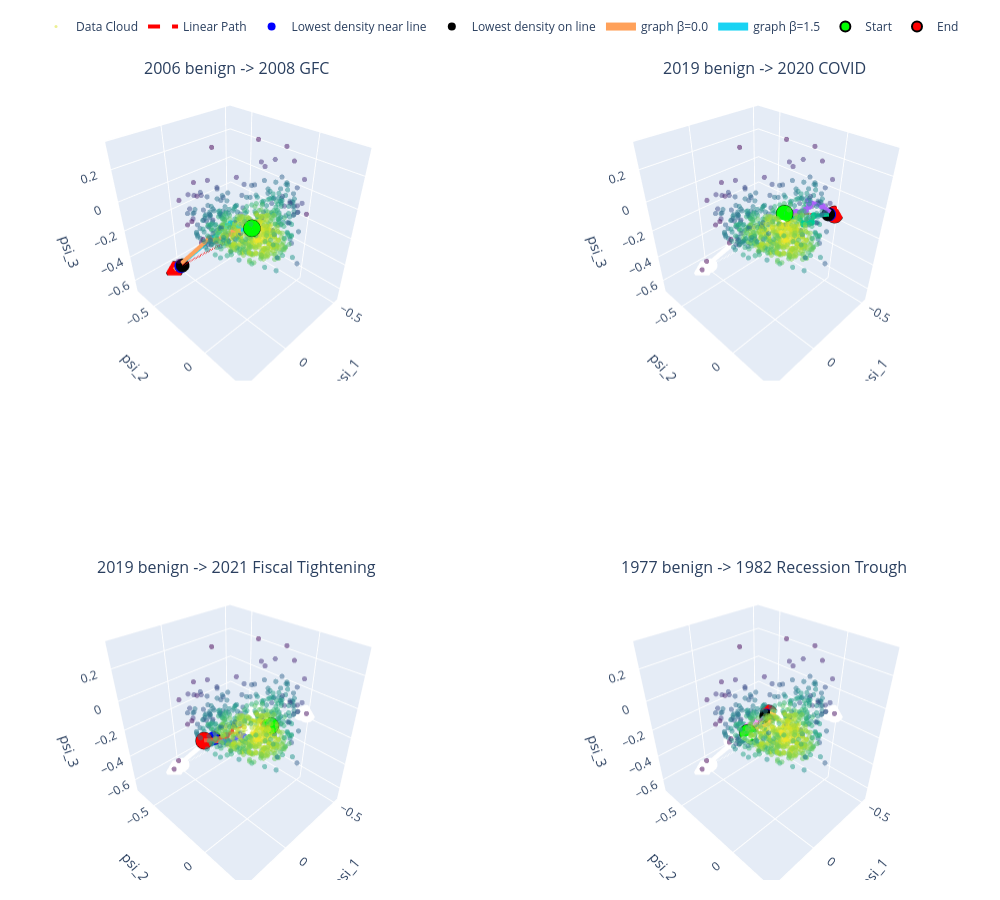

The code cell stored with this chart in its notebook:
### Markdown cell above
These results don't change things dramatically compared to the standard linear density function. The weighted path on average seems to have a higher density, but the minimum density along the path is actually smaller than the minimum density along the straight path. Each point is moved towards the weighted average of its neighbours, this can drag the point into an even lower density region, however on average this doesn't seem to happen. 

I also didn't expect to see the lines to look the way they do; I expected them to look closer to the garph paths. I think this metric seems a bit useless and I will not be using it going farward.

### Code cell
import numpy as np
import plotly.graph_objects as go
from plotly.subplots import make_subplots

betas = [0.0, 1.5]

# 1. Update specs to 2x2 grid with 3D scenes
specs = [[{'type': 'scene'}, {'type': 'scene'}], 
         [{'type': 'scene'}, {'type': 'scene'}]]

fig = make_subplots(
    rows=2, 
    cols=2, 
    subplot_titles=list(pairs.keys())[:4], # Safely grabs up to 4 titles
    specs=specs
)

for idx, (name, (s, e)) in enumerate(pairs.items()):
    if idx >= 4:  # Stop after 4 subplots to prevent index overflow in 2x2
        break
        
    # Calculate 1-based row and column coordinates
    row_idx = (idx // 2) + 1
    col_idx = (idx % 2) + 1
    
    # Only show legend items for the very first plot (idx == 0) to prevent clutter
    is_first = (idx == 0)

    # --- Data Cloud ---
    fig.add_trace(go.Scatter3d(
        x=Psi[:, 0], y=Psi[:, 1], z=Psi[:, 2], mode='markers', 
        marker=dict(size=3, color=-V, colorscale='Viridis', opacity=0.5, showscale=False), 
        name='Data Cloud', legendgroup='Data Cloud', showlegend=is_first
    ), row=row_idx, col=col_idx)
    
    # --- Linear Path ---
    lin = np.linspace(Psi[s], Psi[e], 40)
    rho_min, rho_mean, idx_min, nn_dist = lin_interior_min_mean(s, e, h_dens, scale, n=n_grid)
    
    fig.add_trace(go.Scatter3d(
        x=lin[:, 0], y=lin[:, 1], z=lin[:, 2], mode='lines', 
        line=dict(color='red', width=4, dash='dash'),
        name='Linear Path', legendgroup='Linear Path', showlegend=is_first
    ), row=row_idx, col=col_idx)
    
    # --- Nearest / Interior points ---
    fig.add_trace(go.Scatter3d(
        x=[lin[nn_idx+1, 0]], y=[lin[nn_idx+1, 1]], z=[lin[nn_idx+1, 2]], mode='markers', 
        marker=dict(size=8, color='blue'), name='Lowest density near line',
        legendgroup='Lowest density near line', showlegend=is_first
    ), row=row_idx, col=col_idx)
    
    fig.add_trace(go.Scatter3d(
        x=[lin[lin_idx+1, 0]], y=[lin[lin_idx+1, 1]], z=[lin[lin_idx+1, 2]], mode='markers', 
        marker=dict(size=8, color='black'), name='Lowest density on line', 
        legendgroup='Lowest density on line', showlegend=is_first
    ), row=row_idx, col=col_idx)
    
    # --- Graph Paths for different Betas ---
    for beta in betas:
        p = graph_path(A_dist_sym, beta, V, s, e)
        P = Psi[p]
        fig.add_trace(go.Scatter3d(
            x=P[:, 0], y=P[:, 1], z=P[:, 2], mode='lines+markers', marker=dict(size=4), line=dict(width=8),
            name=f"graph β={beta}", legendgroup=f"graph β={beta}", showlegend=is_first
        ), row=row_idx, col=col_idx)
        
    # --- Start / End Markers ---
    fig.add_trace(go.Scatter3d(
        x=[Psi[s, 0]], y=[Psi[s, 1]], z=[Psi[s, 2]], mode='markers', 
        marker=dict(size=10, color='lime', line=dict(color='black', width=2)),
        name='Start', legendgroup='Start', showlegend=is_first
    ), row=row_idx, col=col_idx)
    
    fig.add_trace(go.Scatter3d(
        x=[Psi[e, 0]], y=[Psi[e, 1]], z=[Psi[e, 2]], mode='markers',
        marker=dict(size=10, color='red', line=dict(color='black', width=2)),
        name='End', legendgroup='End', showlegend=is_first
    ), row=row_idx, col=col_idx)

    # --- Scene Axes Titles ---
    fig.update_scenes(
        xaxis_title=r'psi_1', yaxis_title='psi_2', zaxis_title=r'psi_3', 
        row=row_idx, col=col_idx
    )

# Adjust dimensions nicely for a 2x2 grid
fig.update_layout(
    height=900, 
    width=1000, 
    margin=dict(l=20, r=20, t=50, b=20), 
    legend=dict(orientation="h", yanchor="bottom", y=1.05, xanchor="center", x=0.5)
)

fig.show()

### Figure 1 — Plotly figure (JSON) as saved in the notebook; plotly's stock layout.template omitted (floating-point values rounded to 4 significant figures; data arrays with more than 128 entries replaced by an {"elided": "..."} marker saying what was removed)
{"data": [{"legendgroup": "Data Cloud", "marker": {"color": {"elided": "743 float values"}, "colorscale": [[0, "#440154"], [0.1111, "#482878"], [0.2222, "#3e4989"], [0.3333, "#31688e"], [0.4444, "#26828e"], [0.5556, "#1f9e89"], [0.6667, "#35b779"], [0.7778, "#6ece58"], [0.8889, "#b5de2b"], [1, "#fde725"]], "opacity": 0.5, "showscale": false, "size": 3}, "mode": "markers", "name": "Data Cloud", "scene": "scene", "showlegend": true, "type": "scatter3d", "x": {"elided": "743 float values"}, "y": {"elided": "743 float values"}, "z": {"elided": "743 float values"}}, {"legendgroup": "Linear Path", "line": {"color": "red", "dash": "dash", "width": 4}, "mode": "lines", "name": "Linear Path", "scene": "scene", "showlegend": true, "type": "scatter3d", "x": [0.07678, 0.07623, 0.07568, 0.07513, 0.07458, 0.07403, 0.07348, 0.07293, 0.07238, 0.07183, 0.07128, 0.07073, 0.07018, 0.06963, 0.06908, 0.06853, 0.06798, 0.06743, 0.06688, 0.06633, 0.06578, 0.06523, 0.06468, 0.06413, 0.06358, 0.06303, 0.06248, 0.06193, 0.06138, 0.06083, 0.06027, 0.05972, 0.05917, 0.05862, 0.05807, 0.05752, 0.05697, 0.05642, 0.05587, 0.05532], "y": [0.08458, 0.06537, 0.04615, 0.02694, 0.007725, -0.01149, -0.0307, -0.04992, -0.06913, -0.08835, -0.1076, -0.1268, -0.146, -0.1652, -0.1844, -0.2036, -0.2228, -0.2421, -0.2613, -0.2805, -0.2997, -0.3189, -0.3381, -0.3573, -0.3766, -0.3958, -0.415, -0.4342, -0.4534, -0.4726, -0.4919, -0.5111, -0.5303, -0.5495, -0.5687, -0.5879, -0.6071, -0.6264, -0.6456, -0.6648], "z": [0.07255, 0.05357, 0.0346, 0.01562, -0.00336, -0.02234, -0.04132, -0.06029, -0.07927, -0.09825, -0.1172, -0.1362, -0.1552, -0.1742, -0.1931, -0.2121, -0.2311, -0.2501, -0.2691, -0.288, -0.307, -0.326, -0.345, -0.3639, -0.3829, -0.4019, -0.4209, -0.4399, -0.4588, -0.4778, -0.4968, -0.5158, -0.5347, -0.5537, -0.5727, -0.5917, -0.6107, -0.6296, -0.6486, -0.6676]}, {"legendgroup": "Lowest density near line", "marker": {"color": "blue", "size": 8}, "mode": "markers", "name": "Lowest density near line", "scene": "scene", "showlegend": true, "type": "scatter3d", "x": [0.05807], "y": [-0.5687], "z": [-0.5727]}, {"legendgroup": "Lowest density on line", "marker": {"color": "black", "size": 8}, "mode": "markers", "name": "Lowest density on line", "scene": "scene", "showlegend": true, "type": "scatter3d", "x": [0.05862], "y": [-0.5495], "z": [-0.5537]}, {"legendgroup": "graph β=0.0", "line": {"width": 8}, "marker": {"size": 4}, "mode": "lines+markers", "name": "graph β=0.0", "scene": "scene", "showlegend": true, "type": "scatter3d", "x": [0.07678, 0.07918, 0.1074, 0.1087, 0.0971, 0.1135, 0.07117, 0.05532], "y": [0.08458, 0.03667, -0.004148, -0.01478, -0.07499, -0.1343, -0.2402, -0.6648], "z": [0.07255, 0.03653, 0.02443, 0.003866, -0.04186, -0.0987, -0.1639, -0.6676]}, {"legendgroup": "graph β=1.5", "line": {"width": 8}, "marker": {"size": 4}, "mode": "lines+markers", "name": "graph β=1.5", "scene": "scene", "showlegend": true, "type": "scatter3d", "x": [0.07678, 0.07918, 0.05272, 0.05204, 0.03027, -0.01491, -0.03968, 0.05532], "y": [0.08458, 0.03667, 0.01513, -0.02145, -0.0674, -0.1516, -0.2161, -0.6648], "z": [0.07255, 0.03653, 0.02773, 0.001426, -0.01474, -0.05841, -0.121, -0.6676]}, {"legendgroup": "Start", "marker": {"color": "lime", "line": {"color": "black", "width": 2}, "size": 10}, "mode": "markers", "name": "Start", "scene": "scene", "showlegend": true, "type": "scatter3d", "x": [0.07678], "y": [0.08458], "z": [0.07255]}, {"legendgroup": "End", "marker": {"color": "red", "line": {"color": "black", "width": 2}, "size": 10}, "mode": "markers", "name": "End", "scene": "scene", "showlegend": true, "type": "scatter3d", "x": [0.05532], "y": [-0.6648], "z": [-0.6676]}, {"legendgroup": "Data Cloud", "marker": {"color": {"elided": "743 float values"}, "colorscale": [[0, "#440154"], [0.1111, "#482878"], [0.2222, "#3e4989"], [0.3333, "#31688e"], [0.4444, "#26828e"], [0.5556, "#1f9e89"], [0.6667, "#35b779"], [0.7778, "#6ece58"], [0.8889, "#b5de2b"], [1, "#fde725"]], "opacity": 0.5, "showscale": false, "size": 3}, "mode": "markers", "name": "Data Cloud", "scene": "scene2", "showlegend": false, "type": "scatter3d", "x": {"elided": "743 float values"}, "y": {"elided": "743 float values"}, "z": {"elided": "743 float values"}}, {"legendgroup": "Linear Path", "line": {"color": "red", "dash": "dash", "width": 4}, "mode": "lines", "name": "Linear Path", "scene": "scene2", "showlegend": false, "type": "scatter3d", "x": [-0.02117, -0.03385, -0.04653, -0.05921, -0.0719, -0.08458, -0.09726, -0.1099, -0.1226, -0.1353, -0.148, -0.1607, -0.1734, -0.186, -0.1987, -0.2114, -0.2241, -0.2368, -0.2495, -0.2621, -0.2748, -0.2875, -0.3002, -0.3129, -0.3256, -0.3382, -0.3509, -0.3636, -0.3763, -0.389, -0.4017, -0.4143, -0.427, -0.4397, -0.4524, -0.4651, -0.4778, -0.4904, -0.5031, -0.5158], "y": [0.02393, 0.02332, 0.0227, 0.02209, 0.02147, 0.02086, 0.02024, 0.01963, 0.01901, 0.0184, 0.01778, 0.01717, 0.01655, 0.01594, 0.01532, 0.01471, 0.0141, 0.01348, 0.01287, 0.01225, 0.01164, 0.01102, 0.01041, 0.009792, 0.009177, 0.008562, 0.007947, 0.007333, 0.006718, 0.006103, 0.005488, 0.004873, 0.004259, 0.003644, 0.003029, 0.002414, 0.001799, 0.001185, 0.0005698, -4.502e-05], "z": [0.08256, 0.07642, 0.07029, 0.06415, 0.05801, 0.05188, 0.04574, 0.0396, 0.03347, 0.02733, 0.02119, 0.01506, 0.008919, 0.002782, -0.003355, -0.009492, -0.01563, -0.02177, -0.0279, -0.03404, -0.04018, -0.04631, -0.05245, -0.05859, -0.06472, -0.07086, -0.077, -0.08313, -0.08927, -0.09541, -0.1015, -0.1077, -0.1138, -0.12, -0.1261, -0.1322, -0.1384, -0.1445, -0.1506, -0.1568]}, {"legendgroup": "Lowest density near line", "marker": {"color": "blue", "size": 8}, "mode": "markers", "name": "Lowest density near line", "scene": "scene2", "showlegend": false, "type": "scatter3d", "x": [-0.4524], "y": [0.003029], "z": [-0.1261]}, {"legendgroup": "Lowest density on line", "marker": {"color": "black", "size": 8}, "mode": "markers", "name": "Lowest density on line", "scene": "scene2", "showlegend": false, "type": "scatter3d", "x": [-0.4397], "y": [0.003644], "z": [-0.12]}, {"legendgroup": "graph β=0.0", "line": {"width": 8}, "marker": {"size": 4}, "mode": "lines+markers", "name": "graph β=0.0", "scene": "scene2", "showlegend": false, "type": "scatter3d", "x": [-0.02117, -0.05421, -0.1039, -0.1172, -0.1927, -0.2617, -0.5158], "y": [0.02393, 0.03252, 0.05334, 0.07199, 0.06747, 0.02926, -4.502e-05], "z": [0.08256, 0.04816, 0.03282, -0.002591, -0.03047, -0.03716, -0.1568]}, {"legendgroup": "graph β=1.5", "line": {"width": 8}, "marker": {"size": 4}, "mode": "lines+markers", "name": "graph β=1.5", "scene": "scene2", "showlegend": false, "type": "scatter3d", "x": [-0.02117, -0.07517, -0.1044, -0.1913, -0.2559, -0.287, -0.3405, -0.5158], "y": [0.02393, 0.02666, 0.03035, 0.02249, -0.002671, -0.03766, 0.02488, -4.502e-05], "z": [0.08256, 0.05872, 0.05588, 0.02703, 0.01208, 0.01613, -0.01346, -0.1568]}, {"legendgroup": "Start", "marker": {"color": "lime", "line": {"color": "black", "width": 2}, "size": 10}, "mode": "markers", "name": "Start", "scene": "scene2", "showlegend": false, "type": "scatter3d", "x": [-0.02117], "y": [0.02393], "z": [0.08256]}, {"legendgroup": "End", "marker": {"color": "red", "line": {"color": "black", "width": 2}, "size": 10}, "mode": "markers", "name": "End", "scene": "scene2", "showlegend": false, "type": "scatter3d", "x": [-0.5158], "y": [-4.502e-05], "z": [-0.1568]}, {"legendgroup": "Data Cloud", "marker": {"color": {"elided": "743 float values"}, "colorscale": [[0, "#440154"], [0.1111, "#482878"], [0.2222, "#3e4989"], [0.3333, "#31688e"], [0.4444, "#26828e"], [0.5556, "#1f9e89"], [0.6667, "#35b779"], [0.7778, "#6ece58"], [0.8889, "#b5de2b"], [1, "#fde725"]], "opacity": 0.5, "showscale": false, "size": 3}, "mode": "markers", "name": "Data Cloud", "scene": "scene3", "showlegend": false, "type": "scatter3d", "x": {"elided": "743 float values"}, "y": {"elided": "743 float values"}, "z": {"elided": "743 float values"}}, {"legendgroup": "Linear Path", "line": {"color": "red", "dash": "dash", "width": 4}, "mode": "lines", "name": "Linear Path", "scene": "scene3", "showlegend": false, "type": "scatter3d", "x": [-0.07573, -0.06794, -0.06015, -0.05235, -0.04456, -0.03677, -0.02897, -0.02118, -0.01339, -0.005596, 0.002197, 0.00999, 0.01778, 0.02558, 0.03337, 0.04116, 0.04895, 0.05675, 0.06454, 0.07233, 0.08013, 0.08792, 0.09571, 0.1035, 0.1113, 0.1191, 0.1269, 0.1347, 0.1425, 0.1503, 0.1581, 0.1658, 0.1736, 0.1814, 0.1892, 0.197, 0.2048, 0.2126, 0.2204, 0.2282], "y": [0.07191, 0.06774, 0.06357, 0.05941, 0.05524, 0.05107, 0.04691, 0.04274, 0.03857, 0.0344, 0.03024, 0.02607, 0.0219, 0.01773, 0.01357, 0.0094, 0.005233, 0.001066, -0.003101, -0.007269, -0.01144, -0.0156, -0.01977, -0.02394, -0.0281, -0.03227, -0.03644, -0.04061, -0.04477, -0.04894, -0.05311, -0.05727, -0.06144, -0.06561, -0.06978, -0.07394, -0.07811, -0.08228, -0.08645, -0.09061], "z": [0.002409, 0.001904, 0.001399, 0.0008948, 0.00039, -0.0001147, -0.0006194, -0.001124, -0.001629, -0.002134, -0.002638, -0.003143, -0.003648, -0.004152, -0.004657, -0.005162, -0.005667, -0.006171, -0.006676, -0.007181, -0.007686, -0.00819, -0.008695, -0.0092, -0.009704, -0.01021, -0.01071, -0.01122, -0.01172, -0.01223, -0.01273, -0.01324, -0.01374, -0.01425, -0.01475, -0.01526, -0.01576, -0.01627, -0.01677, -0.01728]}, {"legendgroup": "Lowest density near line", "marker": {"color": "blue", "size": 8}, "mode": "markers", "name": "Lowest density near line", "scene": "scene3", "showlegend": false, "type": "scatter3d", "x": [0.1892], "y": [-0.06978], "z": [-0.01475]}, {"legendgroup": "Lowest density on line", "marker": {"color": "black", "size": 8}, "mode": "markers", "name": "Lowest density on line", "scene": "scene3", "showlegend": false, "type": "scatter3d", "x": [0.1814], "y": [-0.06561], "z": [-0.01425]}, {"legendgroup": "graph β=0.0", "line": {"width": 8}, "marker": {"size": 4}, "mode": "lines+markers", "name": "graph β=0.0", "scene": "scene3", "showlegend": false, "type": "scatter3d", "x": [-0.07573, -0.05148, -0.01488, 0.01615, 0.0771, 0.1305, 0.1747, 0.2282], "y": [0.07191, 0.02736, 0.008845, 0.02366, 0.0131, -0.03061, -0.04073, -0.09061], "z": [0.002409, 0.005651, 0.002716, -0.009123, -0.01446, -0.05192, -0.01806, -0.01728]}, {"legendgroup": "graph β=1.5", "line": {"width": 8}, "marker": {"size": 4}, "mode": "lines+markers", "name": "graph β=1.5", "scene": "scene3", "showlegend": false, "type": "scatter3d", "x": [-0.07573, -0.05148, -0.003393, 0.03303, 0.05272, 0.1074, 0.1539, 0.2029, 0.2282], "y": [0.07191, 0.02736, 0.02488, 0.041, 0.01513, -0.004148, -0.009855, -0.02993, -0.09061], "z": [0.002409, 0.005651, 0.01519, 0.0238, 0.02773, 0.02443, 0.01608, 0.00604, -0.01728]}, {"legendgroup": "Start", "marker": {"color": "lime", "line": {"color": "black", "width": 2}, "size": 10}, "mode": "markers", "name": "Start", "scene": "scene3", "showlegend": false, "type": "scatter3d", "x": [-0.07573], "y": [0.07191], "z": [0.002409]}, {"legendgroup": "End", "marker": {"color": "red", "line": {"color": "black", "width": 2}, "size": 10}, "mode": "markers", "name": "End", "scene": "scene3", "showlegend": false, "type": "scatter3d", "x": [0.2282], "y": [-0.09061], "z": [-0.01728]}, {"legendgroup": "Data Cloud", "marker": {"color": {"elided": "743 float values"}, "colorscale": [[0, "#440154"], [0.1111, "#482878"], [0.2222, "#3e4989"], [0.3333, "#31688e"], [0.4444, "#26828e"], [0.5556, "#1f9e89"], [0.6667, "#35b779"], [0.7778, "#6ece58"], [0.8889, "#b5de2b"], [1, "#fde725"]], "opacity": 0.5, "showscale": false, "size": 3}, "mode": "markers", "name": "Data Cloud", "scene": "scene4", "showlegend": false, "type": "scatter3d", "x": {"elided": "743 float values"}, "y": {"elided": "743 float values"}, "z": {"elided": "743 float values"}}, {"legendgroup": "Linear Path", "line": {"color": "red", "dash": "dash", "width": 4}, "mode": "lines", "name": "Linear Path", "scene": "scene4", "showlegend": false, "type": "scatter3d", "x": [0.1554, 0.1479, 0.1404, 0.1329, 0.1253, 0.1178, 0.1103, 0.1028, 0.09531, 0.0878, 0.08029, 0.07278, 0.06527, 0.05776, 0.05025, 0.04274, 0.03523, 0.02772, 0.02021, 0.0127, 0.005187, -0.002323, -0.009832, -0.01734, -0.02485, -0.03236, -0.03987, -0.04738, -0.05489, -0.0624, -0.06991, -0.07742, -0.08493, -0.09244, -0.09995, -0.1075, -0.115, -0.1225, -0.13, -0.1375], "y": [-0.05488, -0.05856, -0.06223, -0.06591, -0.06959, -0.07326, -0.07694, -0.08062, -0.08429, -0.08797, -0.09165, -0.09532, -0.099, -0.1027, -0.1064, -0.11, -0.1137, -0.1174, -0.1211, -0.1247, -0.1284, -0.1321, -0.1358, -0.1394, -0.1431, -0.1468, -0.1505, -0.1542, -0.1578, -0.1615, -0.1652, -0.1689, -0.1725, -0.1762, -0.1799, -0.1836, -0.1872, -0.1909, -0.1946, -0.1983], "z": [0.01058, 0.008443, 0.006306, 0.00417, 0.002033, -0.0001031, -0.00224, -0.004376, -0.006512, -0.008649, -0.01079, -0.01292, -0.01506, -0.01719, -0.01933, -0.02147, -0.0236, -0.02574, -0.02788, -0.03001, -0.03215, -0.03429, -0.03642, -0.03856, -0.0407, -0.04283, -0.04497, -0.0471, -0.04924, -0.05138, -0.05351, -0.05565, -0.05779, -0.05992, -0.06206, -0.0642, -0.06633, -0.06847, -0.07061, -0.07274]}, {"legendgroup": "Lowest density near line", "marker": {"color": "blue", "size": 8}, "mode": "markers", "name": "Lowest density near line", "scene": "scene4", "showlegend": false, "type": "scatter3d", "x": [-0.09995], "y": [-0.1799], "z": [-0.06206]}, {"legendgroup": "Lowest density on line", "marker": {"color": "black", "size": 8}, "mode": "markers", "name": "Lowest density on line", "scene": "scene4", "showlegend": false, "type": "scatter3d", "x": [-0.09244], "y": [-0.1762], "z": [-0.05992]}, {"legendgroup": "graph β=0.0", "line": {"width": 8}, "marker": {"size": 4}, "mode": "lines+markers", "name": "graph β=0.0", "scene": "scene4", "showlegend": false, "type": "scatter3d", "x": [0.1554, 0.1131, 0.05578, -0.01491, -0.1375], "y": [-0.05488, -0.105, -0.1148, -0.1516, -0.1983], "z": [0.01058, 0.005521, 0.0009274, -0.05841, -0.07274]}, {"legendgroup": "graph β=1.5", "line": {"width": 8}, "marker": {"size": 4}, "mode": "lines+markers", "name": "graph β=1.5", "scene": "scene4", "showlegend": false, "type": "scatter3d", "x": [0.1554, 0.09426, 0.0462, 0.02209, -0.0245, -0.047, -0.08139, -0.1375], "y": [-0.05488, -0.02885, -0.003844, 0.02893, 0.006181, -0.01592, -0.108, -0.1983], "z": [0.01058, 0.02289, 0.04291, 0.0363, 0.01857, -0.004511, -0.0005671, -0.07274]}, {"legendgroup": "Start", "marker": {"color": "lime", "line": {"color": "black", "width": 2}, "size": 10}, "mode": "markers", "name": "Start", "scene": "scene4", "showlegend": false, "type": "scatter3d", "x": [0.1554], "y": [-0.05488], "z": [0.01058]}, {"legendgroup": "End", "marker": {"color": "red", "line": {"color": "black", "width": 2}, "size": 10}, "mode": "markers", "name": "End", "scene": "scene4", "showlegend": false, "type": "scatter3d", "x": [-0.1375], "y": [-0.1983], "z": [-0.07274]}], "layout": {"annotations": [{"font": {"size": 16}, "showarrow": false, "text": "2006 benign -> 2008 GFC", "x": 0.225, "xanchor": "center", "xref": "paper", "y": 1, "yanchor": "bottom", "yref": "paper"}, {"font": {"size": 16}, "showarrow": false, "text": "2019 benign -> 2020 COVID", "x": 0.775, "xanchor": "center", "xref": "paper", "y": 1, "yanchor": "bottom", "yref": "paper"}, {"font": {"size": 16}, "showarrow": false, "text": "2019 benign -> 2021 Fiscal Tightening", "x": 0.225, "xanchor": "center", "xref": "paper", "y": 0.375, "yanchor": "bottom", "yref": "paper"}, {"font": {"size": 16}, "showarrow": false, "text": "1977 benign -> 1982 Recession Trough", "x": 0.775, "xanchor": "center", "xref": "paper", "y": 0.375, "yanchor": "bottom", "yref": "paper"}], "height": 900, "legend": {"orientation": "h", "x": 0.5, "xanchor": "center", "y": 1.05, "yanchor": "bottom"}, "margin": {"b": 20, "l": 20, "r": 20, "t": 50}, "scene": {"domain": {"x": [0, 0.45], "y": [0.625, 1]}, "xaxis": {"title": {"text": "psi_1"}}, "yaxis": {"title": {"text": "psi_2"}}, "zaxis": {"title": {"text": "psi_3"}}}, "scene2": {"domain": {"x": [0.55, 1], "y": [0.625, 1]}, "xaxis": {"title": {"text": "psi_1"}}, "yaxis": {"title": {"text": "psi_2"}}, "zaxis": {"title": {"text": "psi_3"}}}, "scene3": {"domain": {"x": [0, 0.45], "y": [0, 0.375]}, "xaxis": {"title": {"text": "psi_1"}}, "yaxis": {"title": {"text": "psi_2"}}, "zaxis": {"title": {"text": "psi_3"}}}, "scene4": {"domain": {"x": [0.55, 1], "y": [0, 0.375]}, "xaxis": {"title": {"text": "psi_1"}}, "yaxis": {"title": {"text": "psi_2"}}, "zaxis": {"title": {"text": "psi_3"}}}, "width": 1000}}
